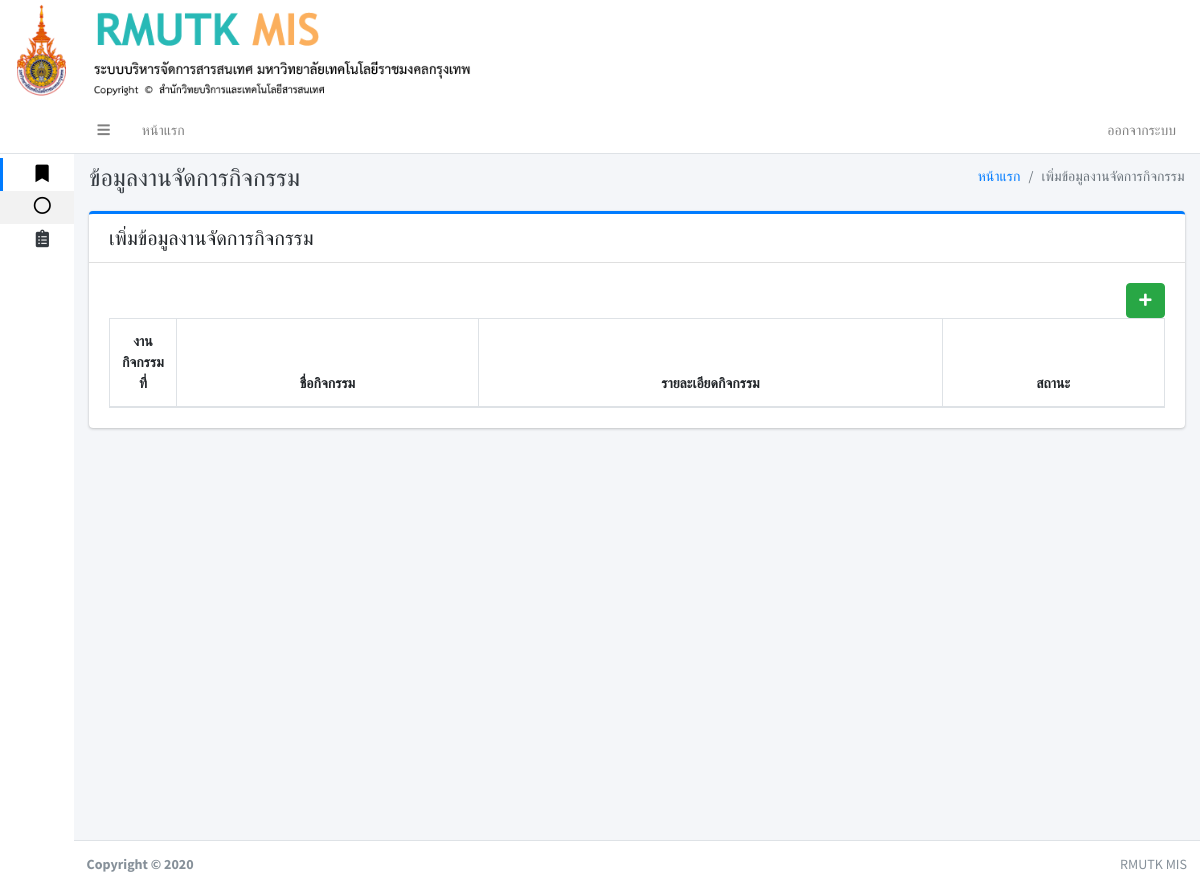
Before: /index.php?kan_activity (signed in) with the older database file.
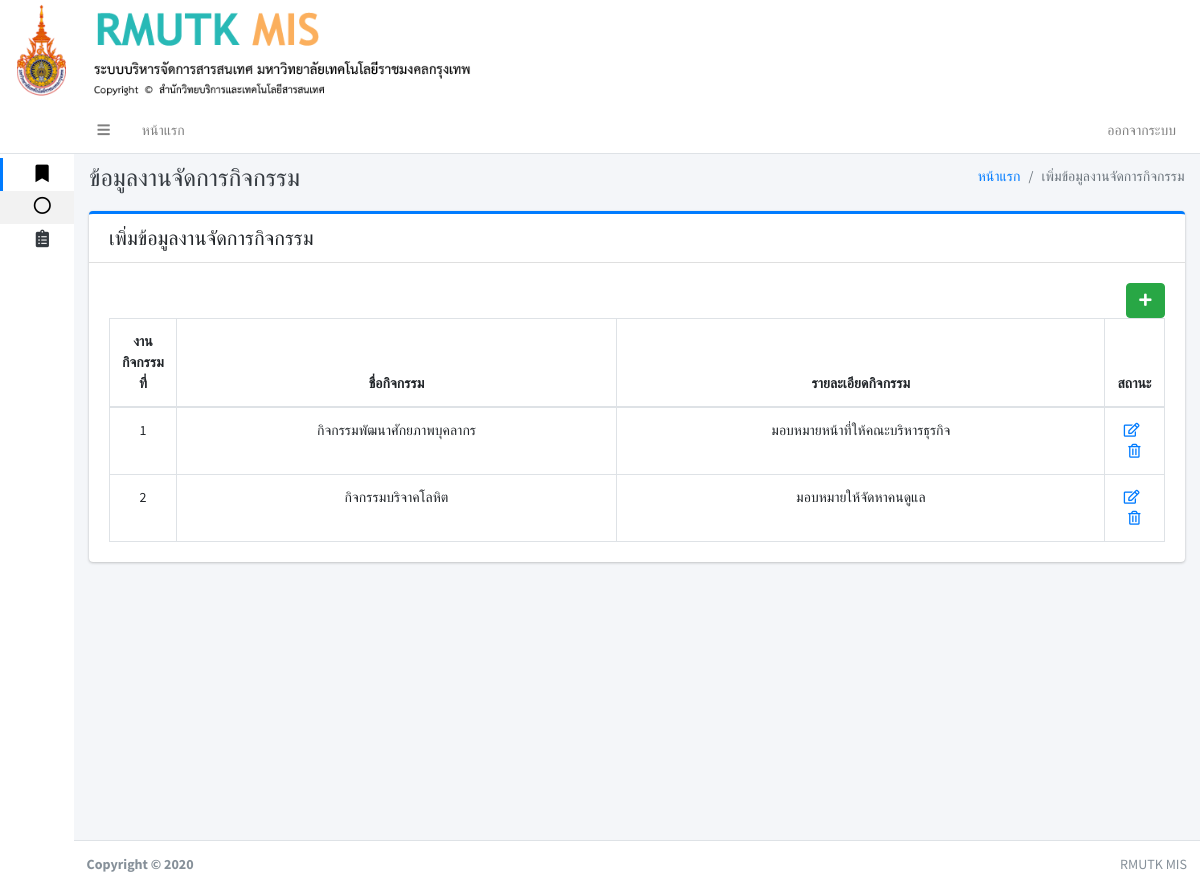
After: the same page with the newer database file.
### tables this page shows
CREATE TABLE `kan_activity` (
  `kan_activity_id` int(11) NOT NULL,
  `name_activity` varchar(200) NOT NULL,
  `detail` varchar(255) NOT NULL
);

### page/kan_activity.php (the view, shortened to what this page needs)
 <div class="content-header">
     <div class="container-fluid">
         <div class="row mb-2">
             <div class="col-sm-6">
                 <h1 class="m-0 text-dark">ข้อมูลงานจัดการกิจกรรม</h1>
             </div>
             <div class="col-sm-6">
                 <ol class="breadcrumb float-sm-right">
                     <li class="breadcrumb-item"><a href="#">หน้าแรก</a></li>
                     <li class="breadcrumb-item active">เพิ่มข้อมูลงานจัดการกิจกรรม</li>
                 </ol>
             </div>
         </div>
     </div>
 </div>
 <div class="content">
     <div class="container-fluid">
         <div class="row">
             <div class="col-lg-12">
                 <div class="card card-primary card-outline ">
                     <div class="card-header noprint">
                         <h5 class="m-0">เพิ่มข้อมูลงานจัดการกิจกรรม</h5>
                     </div>
                     <div class="card-body">
                         <?php
                         if (isset($_GET['add'])):
                            add();
                        elseif (isset($_GET['edit_user'])):
                            edit();
                        elseif (isset($_GET['del_la'])):
                            del();
                        else:
                        ?>
                         <a href="./index.php?pla&add" class="btn btn-success float-right"><i
                                 class="fas fa-plus"></i></a>
                         <?php shows(); ?>
                         <?php endif ?>
                     </div>
                 </div>
             </div>
         </div>
     </div>
 </div>
 <?php
function shows()
{
include './conn.php';
$sqlkan_activity = " SELECT * FROM kan_activity ";
$qrykanzon = mysqli_query($conn,$sqlkan_activity);
?>
 <table id="example1" class="table table-bordered table-hover">
     <thead>
         <tr align="center">
             <th width="3px">งานกิจกรรมที่</th>
             <th>ชื่อกิจกรรม</th>
             <th>รายละเอียดกิจกรรม</th>
             <th>สถานะ</th>
         </tr>
     </thead>
     <tbody>
         <?php
        $i = 1;
        while ($rowkanzon = $qrykanzon->fetch_array()) {
        $la_id = $rowkanzon['kan_activity_id'];
        ?>
         <tr align="center">
             <td align="center"><?php echo $i; ?></td>
             <td><?php echo $rowkanzon['name_activity']; ?></td>
             <td><?php echo $rowkanzon['detail']; ?></td>
             <td width="10px">
                 <?php if ($rowkanzon['kan_activity_id'] == 3): ?>
                 <a href="index.php?pla&edit_user&la_id=<?php echo($la_id) ?>"><i
                         class="far fa-edit"></i></a>&nbsp;&nbsp;
                 <a href="index.php?pla&del_la&la_id=<?php echo($la_id) ?>"><i class="far fa-trash-alt"></i></a>
                 <?php else: ?>
                 <a href="index.php?pla&edit_user&la_id=<?php echo($la_id) ?>"><i
                         class="far fa-edit"></i></a>&nbsp;&nbsp;
                 <a href="index.php?pla&del_la&la_id=<?php echo($la_id) ?>"><i class="far fa-trash-alt"></i></a>
                 <?php endif ?>
             </td>
         </tr>
         <?php $i++; } ?>
     </tbody>
 </table>
 <?php } ?>

Changed rows visible on the page:
added kan_activity: name_activity "กิจกรรมพัฒนาศักยภาพบุคลากร", detail "มอบหมายหน้าที่ให้คณะบริหารธุรกิจ"
added kan_activity: name_activity "กิจกรรมบริจาคโลหิต", detail "มอบหมายให้จัดหาคนดูแล"
